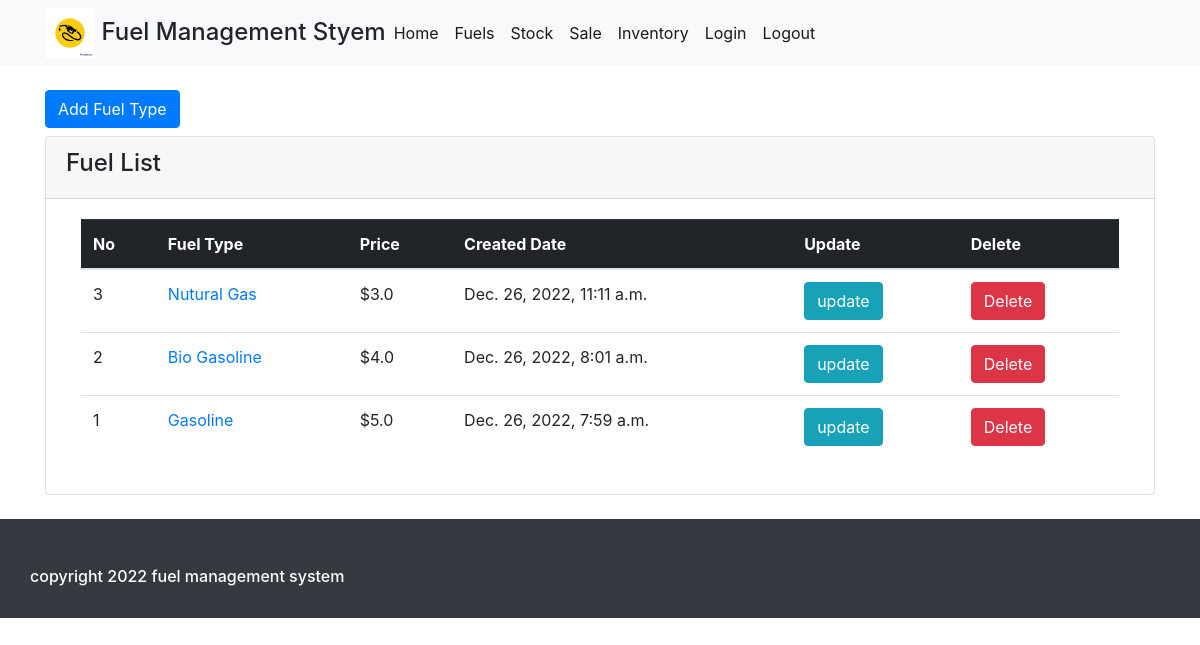
/fuels/ (signed in), run on an earlier commit of the app's database.
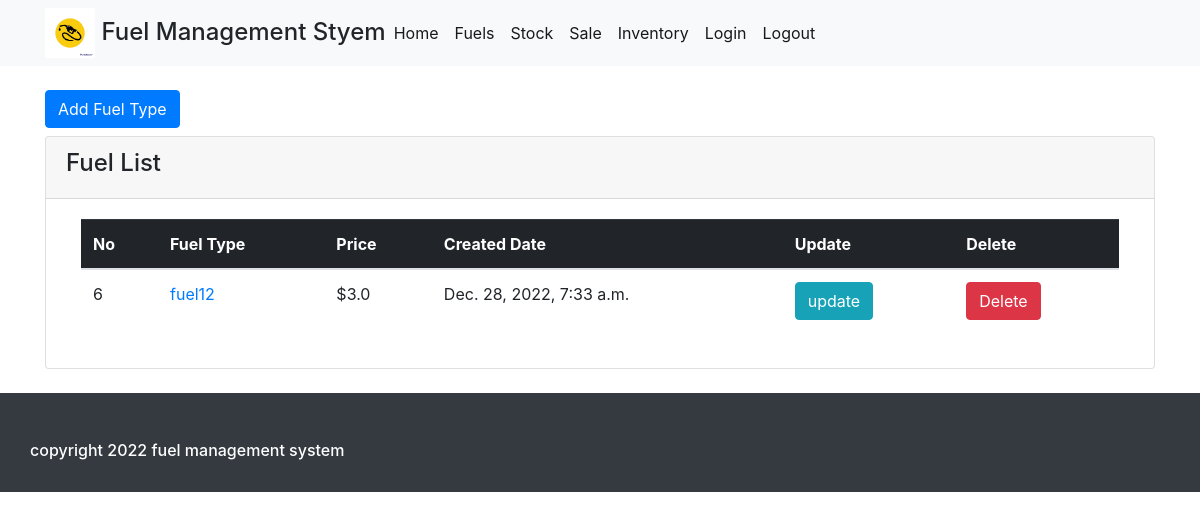
And on a later commit of the database.
### base/models.py (models this page shows, shortened)
class Fuel(models.Model):
    name = models.CharField(max_length=100, unique=True)
    price = models.FloatField(max_length=(15,2), default=0)
    user = models.CharField(max_length=100, blank=True)
    status = models.CharField(max_length=2,choices=(('1','Active'),('0', 'Inactive')) , default = 1)
    delete_flag = models.IntegerField(default = 0)
    created = models.DateTimeField(auto_now=True)
    updated = models.DateTimeField(auto_now_add=True)
    class Meta:
        ordering = ['-updated','-created']
        verbose_name_plural = "fuel type lists"
    def __str__(self):
        return self.name

### base/views.py (the view)
# urls.py: path('fuels/', views.fuelView, name="fuels"),
@login_required(login_url='login')
def fuelView(request):
    if request.user.groups == 'sales':
        return redirect('home')
    fuels = Fuel.objects.filter(delete_flag = 0, status = 1).all()
    context = {
        "fuels":fuels
    }
    return render(request, 'base/fuel_list.html', context)

### base/templates/base/fuel_list.html (shortened to what this page needs)
{% extends 'main.html' %}
{% block content %}
<br>
    <div class="container justify-content-center">
     <div>
        {% if perms.base.add_Fuel %}
        <a href="{% url 'new_fuel' %}"><button class="btn btn-primary">Add Fuel Type</button></a>
        {% endif %}
    </div>
        <div class="card mb-4 mt-2">
            <div class="card-header">
                <h4>Fuel List</h4>
            </div>
            <div class="card-body">
                <div class="container">
                    <table class="table">
                        <thead class="table-dark">
                            <th>No</th>
                            <th>Fuel Type</th>
                            <th>Price</th>
                            <th>Created Date</th>
                            <th>Update</th>
                            <th>Delete</th>
                        </thead>
                        <tbody>
                            <tr>
                                {% for fuel in fuels %}
                                <td>{{fuel.id}}</td>
                                <td><a href="{% url 'fuel_detail' fuel.id %}">{{fuel}}</a></td>
                                <td>${{fuel.price}}</td>
                                <td>{{fuel.created}}</td>
                                <td>
                                    {% if perms.base.add_Fuel %}
                                    <a href="{% url 'update_fuel' fuel.id %}"><button class="btn btn-info">update</button></a>
                                </td>
                                <td>
                                    <a href="{% url 'delete_fuel' fuel.id %}" onclick="return confirm('Are you sure you want to delete this item?');" ><button class="btn btn-danger">Delete</button></a>
                                </td>
                                {% endif %}
                            </tr>
                            {% endfor %}
                        </tbody>
                    </table>
                </div>
            </div>
        </div>
    </div>
{% endblock %}

What changed in the data, as far as the page shows it:
no longer on this page (row edited): Fuel: id "3", name "Nutural Gas", price "3.0", created "Dec. 26, 2022, 11:11 a.m."
no longer on this page (row edited): Fuel: id "2", name "Bio Gasoline", price "4.0", created "Dec. 26, 2022, 8:01 a.m."
no longer on this page (row edited): Fuel: id "1", name "Gasoline", price "5.0", created "Dec. 26, 2022, 7:59 a.m."
added Fuel: id "6", name "fuel12", price "3.0", created "Dec. 28, 2022, 7:33 a.m."
